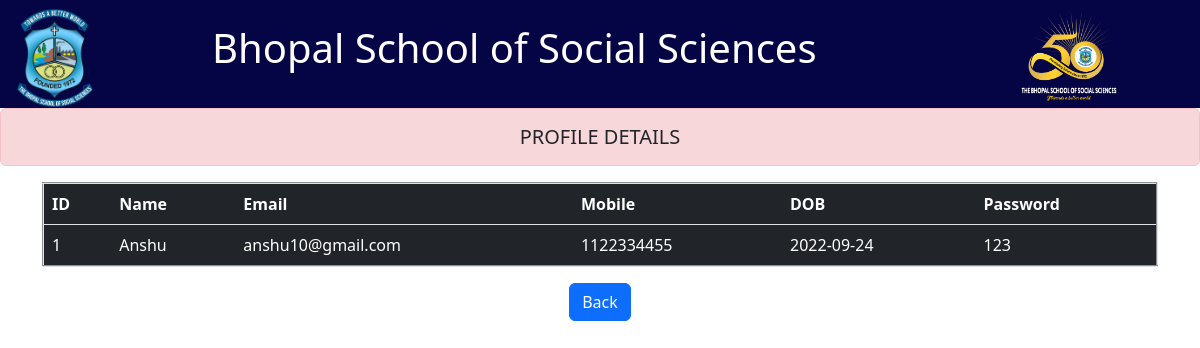
Screenshot of /adminprofile with the database file from the repository.
### student/models.py (models this page shows, shortened)
class Records(models.Model):
    name=models.CharField(max_length=15)  #compulsory to give length
    email=models.CharField(max_length=20)
    password=models.CharField(max_length=20)
    mobile=models.CharField(max_length=15)
    dob=models.CharField(max_length=15)
    role=models.CharField(max_length=10)

### student/views.py (the view)
# urls.py: path('adminprofile',views.adminprofile),
def adminprofile(req):
	adata=Records.objects.filter(role="admin")
	return render(req,"adminprofile.html",{"list":adata})

### student/templates/adminprofile.html (shortened to what this page needs)
<!DOCTYPE html>
<html lang="en">
  <head>
    {% load static %}
        <link rel="stylesheet" href="{% static "r1.css" %}">
        <link type="text/css" rel="stylesheet"  href="{% static "css/bootstrap.css" %}">
  </head>
  <body class="body1">
    <div class="container-fluid pt-2  text-white heading ">
        <div class="row">
        <div class="col-2 px-3 ">
          <img  class="navbar-brand" src="{% static 'logo.png' %}" alt="logo" width="80px">
        </div>
      <div class="col-8 py-3 ">
        <h1>Bhopal School of Social Sciences</h1>
      </div>
      <div class="col-2 px-3">
        <img src="{% static "jubilee.png" %}" style="height:100px;">
      </div>
    </div>
    </div>
<h5 class="text-dark text-center alert alert-danger">PROFILE DETAILS</h5>
<div class=" container ">
            <table class="table center bg-dark text-white" border="2">
                <tr>
                    <thead class="thead-dark">
                    <th>ID</th>
                    <th>Name</th>
                    <th>Email</th>
                    <th>Mobile</th  >
                    <th>DOB</th>
                    <th>Password</th>
                </tr>
            <tbody>
                    {% for i in list %}
                    <tr>
                    <td>{{i.id}}</td>
                     <td>{{i.name |capfirst}}</td>              {% comment %}to capatalize{% endcomment %}
                    <td>{{i.email}}</td>
                    <td>{{i.mobile}}</td>
                    <td>{{i.dob}}</td>
                    <td>{{i.password}}</td>
                    </tr>
                    {% endfor %}
                </tbody>
            </table>
        </div>
        <div class="text-center">
          <a  role="button" class="btn btn-primary " href="/admin">Back</a>
          </div>
        </body>
        </html>

### student/static/r1.css (style rules this page uses)
.heading { background-color: rgb(5, 5, 69) !important; }
body { background-image:linear-gradient(rgba(0, 0, 0, 0.406),rgba(0, 0, 0, 0.219)),url(r2.jpg); background-size: cover; background-repeat: no-repeat; font-family: sans-serif; height: 1vh; }
.body1 { background-color: white !important; background-image: none !important; }

### rows the page displays
Records: id "1", name "Anshu", email "anshu10@gmail.com", mobile "1122334455", dob "2022-09-24", password "123"
